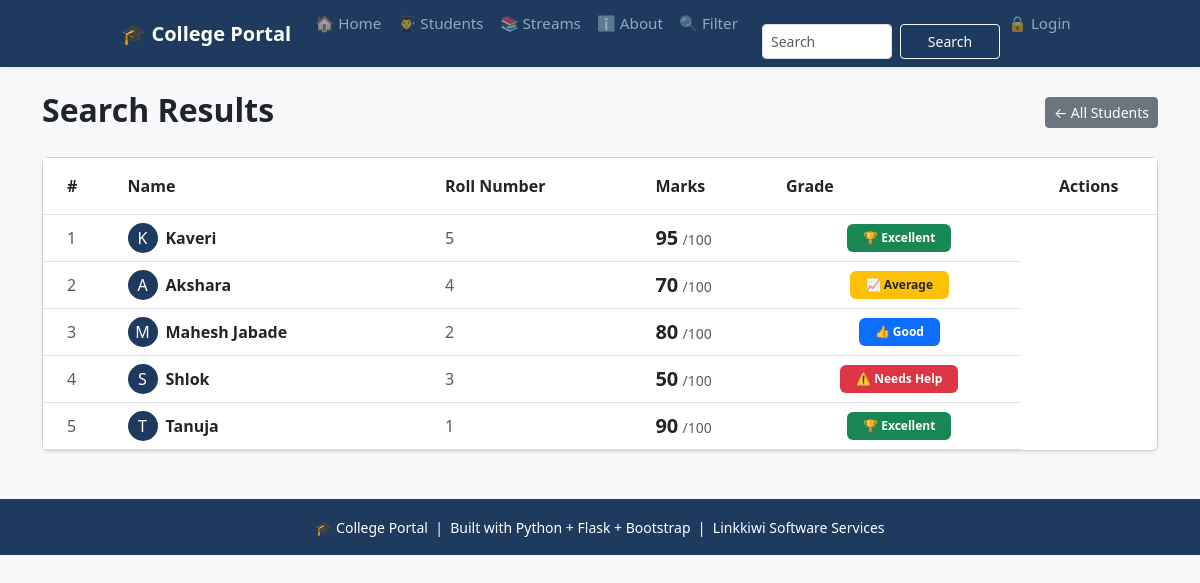
Screenshot of /search with the database file from the repository.
### tables this page shows
CREATE TABLE students (
                    id INTEGER PRIMARY KEY AUTOINCREMENT,
                    name TEXT NOT NULL,
                    roll INTEGER NOT NULL,
                    marks INTEGER NOT NULL,
                    subject TEXT NOT NULL,
                    attendance INTEGER DEFAULT 0
                 );

### app.py (the view)
@app.route("/search")
def search():
    q = request.args.get('q','')
    conn = get_db()
    if q:
        students = conn.execute('''SELECT * FROM students
                                WHERE name LIKE ?
                                OR SUBJECT LIKE ?
                                OR roll LIKE ?''',
                                (f'%{q}%', f'%{q}%', f'%{q}%')).fetchall()
    else:
        students = conn.execute('SELECT * FROM students ORDER BY id DESC').fetchall()
    conn.close()
    return render_template("search.html", students=students, query=q)

### database.py (called while the page is built)
def get_db():
   conn = sqlite3.connect('myproject.db')
   conn.row_factory = sqlite3.Row  # To access columns by name
   return conn

### templates/search.html (shortened to what this page needs)
{% extends "base.html" %}
{% block content %}
<div class="d-flex justify-content-between align-items-center mb-4">
    <h2 class = "fw-bold mb-1">Search Results</h2>
    <a href = "{{url_for('students_page')}}" class = "btn btn-secondary btn-sm">
        ← All Students
        </a>
</div>
{% if students %}
<div class="card shadow-sm">
    <div class="card-body p-0">
        <div class="table-responsive">
            <table class="table table-hover mb-0">
                <thead style="background-color: #1e3a5f; color:white;">
                    <tr>
                        <th class="py-3 ps-4">#</th>
                        <th class="py-3">Name</th>
                        <th class="py-3">Roll Number</th>
                        <th class="py-3">Marks</th>
                        <th class="py-3">Grade</th>
                        <th class="py-3 text-center">Actions</th>
                    </tr>
                </thead>
                <tbody>
                    {% for student in students %}
                    <tr class="align-middle">
                        <td class="ps-4 text-muted">
                            {{ loop.index }}
                        </td>
                        <td>
                            <div class="d-flex align-items-center">
                                <div class="rounded-circle d-flex justify-content-center align-items-center me-2"
                                     style="width:30px; height:30px; background-color:#1e3a5f; color:white;">
                                    {{ student['name'][0] }}
                                </div>
                                <span class="fw-bold">{{ student['name'] }}</span>
                            </div>
                        </td>
                        <td class="text-muted">{{ student['roll'] }}</td>
                            <td>
                                <span class="fw-bold fs-5">{{ student['marks'] }}</span>
                                <span class="text-muted small">/100</span>
                            </td>
                            <td class="text-center">
                                {% if student['marks'] >= 90 %}
                                    <span class="badge bg-success px-3 py-2">
                                        🏆 Excellent
                                    </span>
                                {% elif student['marks'] >= 75 %}
                                    <span class="badge bg-primary px-3 py-2">
                                        👍 Good
                                    </span>
                                {% elif student['marks'] >= 60 %}
                                    <span class="badge bg-warning text-dark px-3 py-2">
                                        📈 Average
                                    </span>
                                {% else %}
                                    <span class="badge bg-danger px-3 py-2">
                                        ⚠️ Needs Help
                                    </span>
                                {% endif %}
                            </td>
                        </tr>
                        {% endfor %}
                </tbody>
            </table>
        </div>
    </div>
</div>
{% endif %}
{% endblock %}

### templates/base.html (style rules this page uses)
:root { --brand: #1e3a5f; }

### rows the page displays
students: name "K", name "Kaveri", roll "5", marks "95", shows "🏆 Excellent"
students: name "A", name "Akshara", roll "4", marks "70", shows "📈 Average"
students: name "M", name "Mahesh Jabade", roll "2", marks "80", shows "👍 Good"
students: name "S", name "Shlok", roll "3", marks "50", shows "⚠️ Needs Help"
students: name "T", name "Tanuja", roll "1", marks "90", shows "🏆 Excellent"
